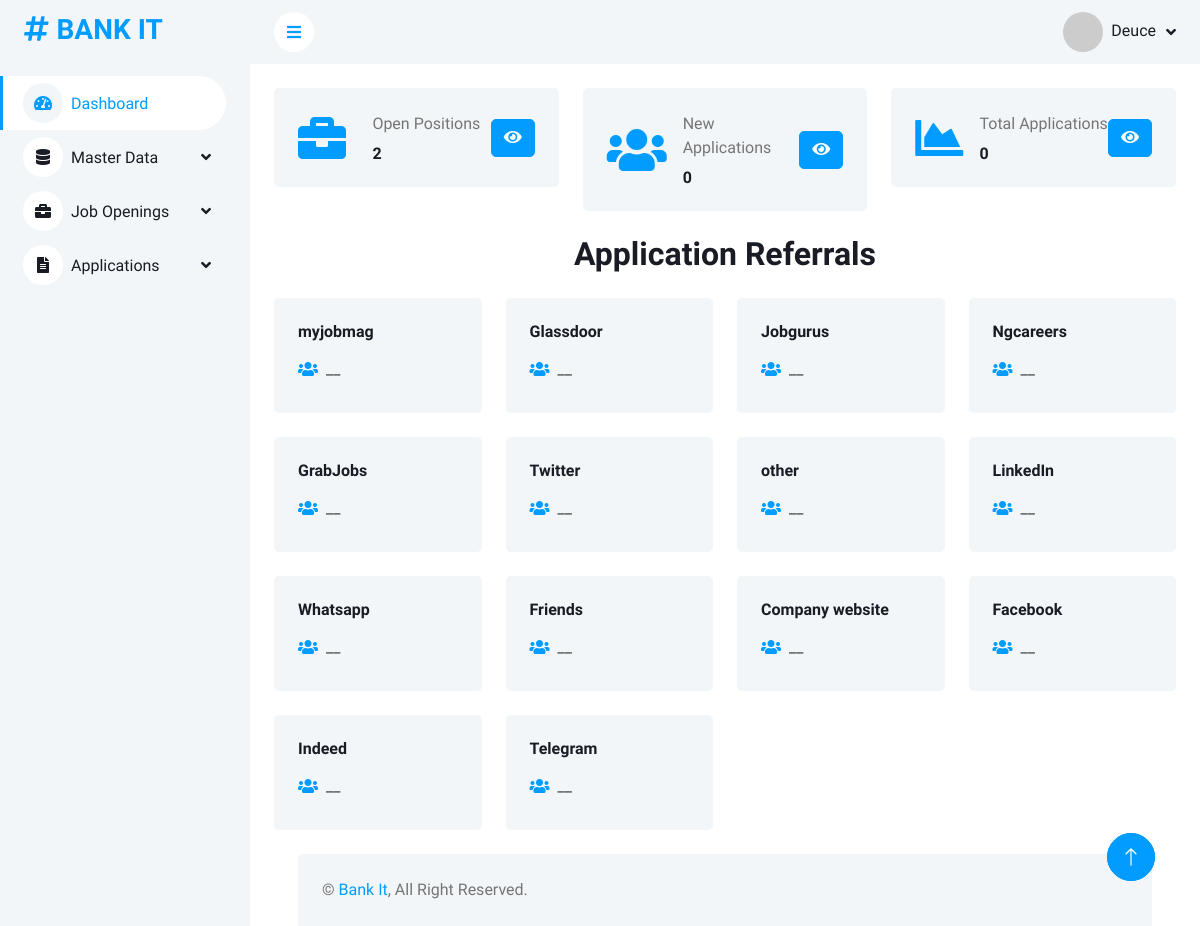
Page /index.php (signed in) on the committed database.
### tables this page shows
CREATE TABLE `referrals` (
  `id` int(11) NOT NULL,
  `referral` varchar(255) NOT NULL
);

### layout/application_referrals.php (the view)
<div class="row g-4">
    <?php
    $query = "SELECT
referrals.id,
referrals.referral,
COUNT(job_applications.id) AS applicant_count
FROM
referrals
LEFT JOIN
job_applications
ON
referrals.id = job_applications.referral_id
GROUP BY
referrals.id, referrals.referral
ORDER BY
applicant_count DESC";
    $result = mysqli_query($conn, $query);
    if ($result && mysqli_num_rows($result) > 0) {
        while ($row = mysqli_fetch_assoc($result)) {
            $referral = htmlspecialchars($row['referral']);
            $applicant_count = $row['applicant_count'];
            ?>
            <div class="col-sm-4 col-md-3">
                <div class="bg-light rounded h-100 p-4">
                    <div class="d-flex align-items-center justify-content-between mb-2">
                        <h6 class="mb-0"><?php echo $referral; ?></h6>
                    </div>
                    <div class="d-flex align-items-center py-2">
                        <div class="d-flex align-items-center w-100">
                            <i class="fa fa-users me-2 text-primary"></i>
                        <span class="fw-bold"> <?php echo ($applicant_count == 0) ? '__' : $applicant_count; ?></span>
                        </div>
                    </div>
                </div>
            </div>
            <?php
        }
    } else {
        echo "<p class='text-center'>No referrals found.</p>";
    }
    ?>
</div>

### layout/header.php (shortened to what this page needs)
<!DOCTYPE html>
<html lang="en">
<head>
    <link href="https://cdnjs.cloudflare.com/ajax/libs/font-awesome/5.10.0/css/all.min.css" rel="stylesheet">
    <link href="https://cdn.jsdelivr.net/npm/bootstrap-icons@1.4.1/font/bootstrap-icons.css" rel="stylesheet">
    <link href="lib/owlcarousel/assets/owl.carousel.min.css" rel="stylesheet">
    <link href="lib/tempusdominus/css/tempusdominus-bootstrap-4.min.css" rel="stylesheet" />
    <link href="css/bootstrap.min.css" rel="stylesheet">
    <link href="css/style.css" rel="stylesheet">
    <link rel="stylesheet" href="https://cdn.datatables.net/1.13.4/css/dataTables.bootstrap5.min.css" />
</head>

### index.php (shortened to what this page needs)
<?php include 'layout/header.php'; ?>
<?php include 'includes/db_con.php'; ?>
<body>
    <div class="container-xxl position-relative bg-white d-flex p-0">
        <?php include 'layout/sidebar.php'; ?>
        <div class="content">
            <?php include 'layout/navbar.php'; ?>
            <div class="container-fluid pt-4 px-4">
                <div class="row g-4 mb-4">
                    <div class="col-sm-6 col-xl-4">
                        <div class="bg-light rounded d-flex align-items-center justify-content-between p-4">
                            <i class="fa fa-briefcase fa-3x text-primary"></i>
                            <div class="ms-3">
                                <p class="mb-2">Open Positions</p>
                                <h6 class="mb-0">
                                    <?php
                                    $query = 'SELECT COUNT(*) FROM job_openings';
                                    $result = mysqli_query($conn, $query);
                                    $row = mysqli_fetch_assoc($result);
                                    echo $row['COUNT(*)'];
                                    ?>
                                </h6>
                            </div>
                            <button type="button" class="btn btn-primary" data-bs-toggle="modal"
                                data-bs-target="#openPositionsModal"><i class="fa fa-eye"></i></button>
                        </div>
                    </div>
                    <div class="col-sm-6 col-xl-4">
                        <div class="bg-light rounded d-flex align-items-center justify-content-between p-4">
                            <i class="fa fa-users fa-3x text-primary"></i>
                            <div class="ms-3">
                                <p class="mb-2">New Applications</p>
                                <h6 class="mb-0">
                                    <?php
                                    $query = 'SELECT COUNT(*) FROM job_applications where status = "NEW"';
                                    $result = mysqli_query($conn, $query);
                                    $row = mysqli_fetch_assoc($result);
                                    echo $row['COUNT(*)'];
                                    ?>
                                </h6>
                            </div>
                            <button type="button" class="btn btn-primary"><i class="fa fa-eye" data-bs-toggle="modal"
                                    data-bs-target="#openNewApplicationsModal"></i></button>
                        </div>
                    </div>
                    <div class="col-sm-6 col-xl-4">
                        <div class="bg-light rounded d-flex align-items-center justify-content-between p-4">
                            <i class="fa fa-chart-area fa-3x text-primary"></i>
                            <div class="ms-3">
                                <p class="mb-2">Total Applications</p>
                                <h6 class="mb-0">
                                    <?php
                                    $query = 'SELECT COUNT(*) FROM job_applications';
                                    $result = mysqli_query($conn, $query);
                                    $row = mysqli_fetch_assoc($result);
                                    echo $row['COUNT(*)'];
                                    ?>
                                </h6>
                            </div>
                            <button type="button" class="btn btn-primary" data-bs-toggle="modal"
                                data-bs-target="#openTotalApplicationsModal"><i class="fa fa-eye"></i></button>
                        </div>
                    </div>
                </div>
                <h2 class="mb-4 text-center">Application Referrals</h2>
                <?php include 'layout/application_referrals.php'; ?>
                <?php include 'layout/footer.php'; ?>
            <a href="#" class="btn btn-lg btn-primary btn-lg-square back-to-top"><i class="bi bi-arrow-up"></i></a>

### layout/sidebar.php (shortened to what this page needs)
<?php
$current_page = basename($_SERVER['PHP_SELF']);
$master_data_pages = [
    'locations.php',
    'educational_level.php',
    'industry.php',
    'manage_referrals.php'
];
$job_openings_pages = [
    'view_jobs.php',
    'add-jobs.php'
];
$applications_pages = [
    'job_applications.php',
    'query_applications.php',
    'talent_hunt_applications.php',
    'manage_talent_hunt_application.php',
    'manage_job_applications.php'
];
$master_data_active = in_array($current_page, $master_data_pages);
$job_openings_active = in_array($current_page, $job_openings_pages);
$applications_active = in_array($current_page, $applications_pages);
$dashboard_page_active = $current_page == 'index.php';
?>
<div class="sidebar pe-4 pb-3">
    <nav class="navbar bg-light navbar-light">
        <a href="index.php" class="navbar-brand mx-4 mb-3">
            <h3 class="text-primary">
                <i class="fa fa-hashtag me-2"></i>BANK IT
            </h3>
        </a>
        <div class="navbar-nav w-100">
            <a href="index.php" class="nav-item nav-link <?php echo $dashboard_page_active ? 'active' : ''; ?>">
                <i class="fa fa-tachometer-alt me-2"></i>Dashboard
            </a>
            <div class="nav-item dropdown">
                <a href="#" class="nav-link dropdown-toggle <?php echo $master_data_active ? "active show" : ''; ?>"
                    data-bs-toggle="dropdown">
                    <i class="fa fa-database me-2"></i>Master Data
                </a>
            </div>
            <div class="nav-item dropdown ">
                <a href="#" class="nav-link dropdown-toggle <?php echo $job_openings_active ? 'active show' : ''; ?>"
                    data-bs-toggle="dropdown">
                    <i class="fa fa-briefcase me-2"></i>Job Openings
                </a>
            </div>
            <div class="nav-item dropdown">
                <a href="#" class="nav-link dropdown-toggle <?php echo $applications_active ? 'active show' : ''; ?>"
                    data-bs-toggle="dropdown">
                    <i class="fa fa-file-alt me-2"></i>Applications
                </a>
            </div>
        </div>
</div>
</div>

### layout/navbar.php (shortened to what this page needs)
<nav class="navbar navbar-expand bg-light navbar-light sticky-top px-4 py-0">
    <a href="#" class="sidebar-toggler flex-shrink-0">
        <i class="fa fa-bars"></i>
    </a>
    <div class="navbar-nav align-items-center ms-auto">
        <div class="nav-item dropdown">
            <a href="#" class="nav-link dropdown-toggle" data-bs-toggle="dropdown">
                <?php
                if (isset($_SESSION['userid'])) {
                    echo "<img class='rounded-circle me-lg-2' src='https://ui-avatars.com/api/?name=" . urlencode($_SESSION['username']) . "&background=random' alt='' style='width: 40px; height: 40px;'>";
                    echo "<span class='d-none d-lg-inline-flex'>" . $_SESSION['username'] . "</span>";
                } else {
                    echo "<img class='rounded-circle me-lg-2' src='https://ui-avatars.com/api/?name=Guest&background=random' alt='' style='width: 40px; height: 40px;'>";
                    echo "<span class='d-none d-lg-inline-flex'>Guest</span>";
                }
                ?>
            </a>
        </div>
    </div>
</nav>

### layout/footer.php (shortened to what this page needs)
<div class="container-fluid pt-4 px-4">
    <div class="bg-light rounded-top p-4">
        <div class="row">
            <div class="col-12 col-sm-6 text-center text-sm-start">
                &copy; <a href="#">Bank It</a>, All Right Reserved.
            </div>
        </div>
    </div>
</div>
</div>
<a href="#" class="btn btn-lg btn-primary btn-lg-square back-to-top"><i class="bi bi-arrow-up"></i></a>
</div>
<link href="https://cdn.jsdelivr.net/npm/quill@2.0.0-rc.2/dist/quill.snow.css" rel="stylesheet">
</body>
</html>

### css/style.css (style rules this page uses)
:root { --primary: #009CFF; --light: #F3F6F9; --dark: #191C24; }
.back-to-top { position: fixed; display: none; right: 45px; bottom: 45px; z-index: 99; }
.btn { transition: .5s; }
.btn.btn-primary { color: #FFFFFF; }
.btn-lg-square { width: 48px; height: 48px; }
.btn-square, .btn-sm-square, .btn-lg-square { padding: 0; display: inline-flex; align-items: center; justify-content: center; font-weight: normal; border-radius: 50px; }
.sidebar { position: fixed; top: 0; left: 0; bottom: 0; width: 250px; height: 100vh; overflow-y: auto; background: var(--light); transition: 0.5s; z-index: 999; }
.content { margin-left: 250px; min-height: 100vh; background: #FFFFFF; transition: 0.5s; }
@media (min-width: 992px) { .sidebar { margin-left: 0; } }
@media (min-width: 992px) { .content { width: calc(100% - 250px); } }
.sidebar .navbar .navbar-nav .nav-link { padding: 7px 20px; color: var(--dark); font-weight: 500; border-left: 3px solid var(--light); border-radius: 0 30px 30px 0; outline: none; }
.sidebar .navbar .navbar-nav .nav-link:hover, .sidebar .navbar .navbar-nav .nav-link.active { color: var(--primary); background: #FFFFFF; border-color: var(--primary); }
.sidebar .navbar .navbar-nav .nav-link i { width: 40px; height: 40px; display: inline-flex; align-items: center; justify-content: center; background: #FFFFFF; border-radius: 40px; }
.sidebar .navbar .navbar-nav .nav-link:hover i, .sidebar .navbar .navbar-nav .nav-link.active i { background: var(--light); }
.sidebar .navbar .dropdown-toggle::after { position: absolute; top: 15px; right: 15px; border: none; content: "\f107"; font-family: "Font Awesome 5 Free"; font-weight: 900; transition: .5s; }
.content .navbar .navbar-nav .nav-link { margin-left: 25px; padding: 12px 0; color: var(--dark); outline: none; }
.content .navbar .sidebar-toggler, .content .navbar .navbar-nav .nav-link i { width: 40px; height: 40px; display: inline-flex; align-items: center; justify-content: center; background: #FFFFFF; border-radius: 40px; }
.content .navbar .dropdown-toggle::after { margin-left: 6px; vertical-align: middle; border: none; content: "\f107"; font-family: "Font Awesome 5 Free"; font-weight: 900; transition: .5s; }

### rows in the picture
referrals: referral "myjobmag"
referrals: referral "Glassdoor"
referrals: referral "Jobgurus"
referrals: referral "Ngcareers"
referrals: referral "GrabJobs"
referrals: referral "Twitter"
referrals: referral "other"
referrals: referral "LinkedIn"
referrals: referral "Whatsapp"
referrals: referral "Friends"
referrals: referral "Company website"
referrals: referral "Facebook"
referrals: referral "Indeed"
referrals: referral "Telegram"

### other values in the picture
$_SESSION['username'] "Deuce"
$row['COUNT(*)'] "2"
$row['COUNT(*)'] "0"
